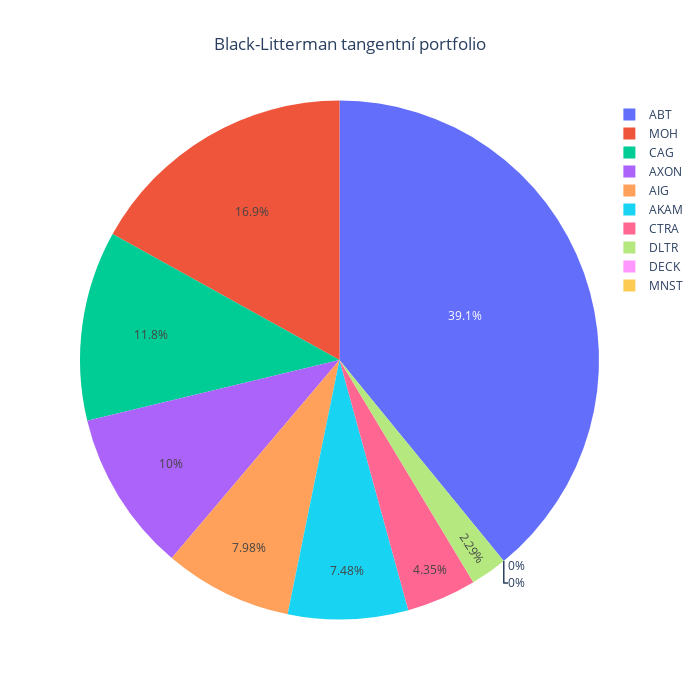

The notebook cell this image was saved under:
### Code cell
weightsBLTangent = blackLittermanAbsoluteViewsMaxSharpe(prices = prices, views = views)
weightsPlot(weightsBLTangent, title = "Black-Litterman tangentní portfolio")

### Figure 1 — Plotly figure (JSON) as saved in the notebook; plotly's stock layout.template omitted (floating-point values rounded to 4 significant figures)
{"data": [{"labels": ["ABT", "AIG", "AKAM", "AXON", "CAG", "CTRA", "DECK", "DLTR", "MNST", "MOH"], "type": "pie", "values": [0.3909, 0.07982, 0.0748, 0.1004, 0.1183, 0.0435, 0, 0.02286, 0, 0.1694]}], "layout": {"height": 700, "title": {"text": "Black-Litterman tangentní portfolio", "x": 0.5}, "width": 700}}
